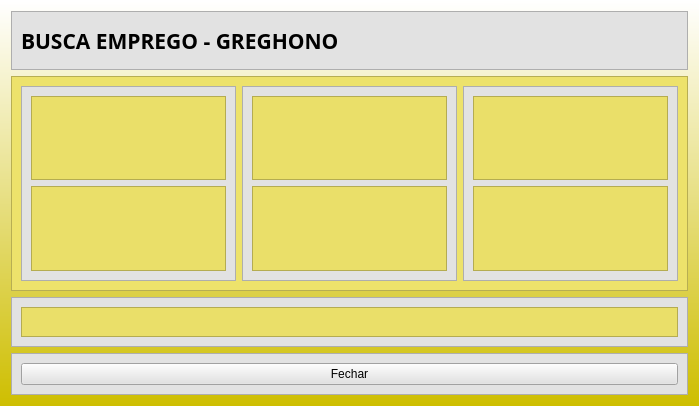
<?xml version="1.0" encoding="UTF-8"?>
<ui version="4.0">
 <class>Form</class>
 <widget class="QWidget" name="Form">
  <property name="geometry">
   <rect>
    <x>0</x>
    <y>0</y>
    <width>699</width>
    <height>406</height>
   </rect>
  </property>
  <property name="minimumSize">
   <size>
    <width>699</width>
    <height>406</height>
   </size>
  </property>
  <property name="maximumSize">
   <size>
    <width>699</width>
    <height>406</height>
   </size>
  </property>
  <property name="windowTitle">
   <string>BUSCA EMPREGO CAMPINAS - GREGÓRIO HONORATO</string>
  </property>
  <property name="windowIcon">
   <iconset resource="../recursos.qrc">
    <normaloff>:/newPrefix/img/hiring.svg</normaloff>:/newPrefix/img/hiring.svg</iconset>
  </property>
  <property name="styleSheet">
   <string notr="true">background-color: qlineargradient(spread:pad, x1:0.551, y1:1, x2:0.546, y2:0, stop:0 rgba(206, 190, 0, 255), stop:1 rgba(255, 255, 255, 255));</string>
  </property>
  <layout class="QVBoxLayout" name="verticalLayout">
   <item>
    <widget class="QFrame" name="frame">
     <property name="styleSheet">
      <string notr="true">background-color: rgb(226, 226, 226);</string>
     </property>
     <property name="frameShape">
      <enum>QFrame::StyledPanel</enum>
     </property>
     <property name="frameShadow">
      <enum>QFrame::Raised</enum>
     </property>
     <layout class="QHBoxLayout" name="horizontalLayout_6">
      <item>
       <widget class="QLabel" name="label_3">
        <property name="font">
         <font>
          <family>Noto Sans CJK SC Bold</family>
          <pointsize>16</pointsize>
          <weight>75</weight>
          <bold>true</bold>
         </font>
        </property>
        <property name="text">
         <string>BUSCA EMPREGO - GREGHONO</string>
        </property>
       </widget>
      </item>
      <item>
       <widget class="QLabel" name="label_4">
        <property name="minimumSize">
         <size>
          <width>24</width>
          <height>39</height>
         </size>
        </property>
        <property name="maximumSize">
         <size>
          <width>62</width>
          <height>16777215</height>
         </size>
        </property>
        <property name="styleSheet">
         <string notr="true">image: url(:/newPrefix/img/hiring.svg);</string>
        </property>
        <property name="text">
         <string/>
        </property>
       </widget>
      </item>
     </layout>
    </widget>
   </item>
   <item>
    <widget class="QFrame" name="frame_2">
     <property name="styleSheet">
      <string notr="true">background-color: rgb(237, 226, 107);</string>
     </property>
     <property name="frameShape">
      <enum>QFrame::StyledPanel</enum>
     </property>
     <property name="frameShadow">
      <enum>QFrame::Raised</enum>
     </property>
     <layout class="QHBoxLayout" name="horizontalLayout">
      <item>
       <widget class="QFrame" name="frame_3">
        <property name="styleSheet">
         <string notr="true">background-color: rgb(226, 226, 226);</string>
        </property>
        <property name="frameShape">
         <enum>QFrame::StyledPanel</enum>
        </property>
        <property name="frameShadow">
         <enum>QFrame::Raised</enum>
        </property>
        <layout class="QVBoxLayout" name="verticalLayout_5">
         <item>
          <widget class="QTextEdit" name="cliente">
           <property name="styleSheet">
            <string notr="true">background-color: rgb(234, 223, 105);</string>
           </property>
           <property name="readOnly">
            <bool>true</bool>
           </property>
          </widget>
         </item>
         <item>
          <widget class="QTextEdit" name="salario">
           <property name="styleSheet">
            <string notr="true">background-color: rgb(234, 223, 105);</string>
           </property>
           <property name="readOnly">
            <bool>true</bool>
           </property>
          </widget>
         </item>
        </layout>
       </widget>
      </item>
      <item>
       <widget class="QFrame" name="frame_4">
        <property name="styleSheet">
         <string notr="true">background-color: rgb(226, 226, 226);</string>
        </property>
        <property name="frameShape">
         <enum>QFrame::StyledPanel</enum>
        </property>
        <property name="frameShadow">
         <enum>QFrame::Raised</enum>
        </property>
        <layout class="QVBoxLayout" name="verticalLayout_3">
         <item>
          <widget class="QTextEdit" name="beneficio">
           <property name="styleSheet">
            <string notr="true">background-color: rgb(234, 223, 105);</string>
           </property>
           <property name="readOnly">
            <bool>true</bool>
           </property>
          </widget>
         </item>
         <item>
          <widget class="QTextEdit" name="responsabilidade">
           <property name="styleSheet">
            <string notr="true">background-color: rgb(234, 223, 105);</string>
           </property>
           <property name="readOnly">
            <bool>true</bool>
           </property>
          </widget>
         </item>
        </layout>
       </widget>
      </item>
      <item>
       <widget class="QFrame" name="frame_5">
        <property name="styleSheet">
         <string notr="true">background-color: rgb(226, 226, 226);</string>
        </property>
        <property name="frameShape">
         <enum>QFrame::StyledPanel</enum>
        </property>
        <property name="frameShadow">
         <enum>QFrame::Raised</enum>
        </property>
        <layout class="QVBoxLayout" name="verticalLayout_4">
         <item>
          <widget class="QTextEdit" name="requisito">
           <property name="styleSheet">
            <string notr="true">background-color: rgb(234, 223, 105);</string>
           </property>
           <property name="readOnly">
            <bool>true</bool>
           </property>
          </widget>
         </item>
         <item>
          <widget class="QTextEdit" name="contato">
           <property name="styleSheet">
            <string notr="true">background-color: rgb(234, 223, 105);</string>
           </property>
           <property name="readOnly">
            <bool>true</bool>
           </property>
           <property name="html">
            <string>&lt;!DOCTYPE HTML PUBLIC &quot;-//W3C//DTD HTML 4.0//EN&quot; &quot;http://www.w3.org/TR/REC-html40/strict.dtd&quot;&gt;
&lt;html&gt;&lt;head&gt;&lt;meta name=&quot;qrichtext&quot; content=&quot;1&quot; /&gt;&lt;style type=&quot;text/css&quot;&gt;
p, li { white-space: pre-wrap; }
&lt;/style&gt;&lt;/head&gt;&lt;body style=&quot; font-family:'Noto Sans'; font-size:9pt; font-weight:400; font-style:normal;&quot;&gt;
&lt;p style=&quot;-qt-paragraph-type:empty; margin-top:0px; margin-bottom:0px; margin-left:0px; margin-right:0px; -qt-block-indent:0; text-indent:0px;&quot;&gt;&lt;br /&gt;&lt;/p&gt;&lt;/body&gt;&lt;/html&gt;</string>
           </property>
          </widget>
         </item>
        </layout>
       </widget>
      </item>
     </layout>
    </widget>
   </item>
   <item>
    <widget class="QFrame" name="frame_7">
     <property name="maximumSize">
      <size>
       <width>16777215</width>
       <height>50</height>
      </size>
     </property>
     <property name="styleSheet">
      <string notr="true">background-color: rgb(226, 226, 226);</string>
     </property>
     <property name="frameShape">
      <enum>QFrame::StyledPanel</enum>
     </property>
     <property name="frameShadow">
      <enum>QFrame::Raised</enum>
     </property>
     <layout class="QVBoxLayout" name="verticalLayout_6">
      <item>
       <widget class="QPlainTextEdit" name="link">
        <property name="maximumSize">
         <size>
          <width>16777215</width>
          <height>31</height>
         </size>
        </property>
        <property name="styleSheet">
         <string notr="true">background-color: rgb(234, 223, 105);</string>
        </property>
        <property name="readOnly">
         <bool>true</bool>
        </property>
       </widget>
      </item>
     </layout>
    </widget>
   </item>
   <item>
    <widget class="QFrame" name="frame_6">
     <property name="styleSheet">
      <string notr="true">background-color: rgb(226, 226, 226);</string>
     </property>
     <property name="frameShape">
      <enum>QFrame::StyledPanel</enum>
     </property>
     <property name="frameShadow">
      <enum>QFrame::Raised</enum>
     </property>
     <layout class="QVBoxLayout" name="verticalLayout_2">
      <item>
       <widget class="QPushButton" name="fechar">
        <property name="text">
         <string>Fechar</string>
        </property>
        <property name="icon">
         <iconset resource="../recursos.qrc">
          <normaloff>:/newPrefix/img/exit.svg</normaloff>:/newPrefix/img/exit.svg</iconset>
        </property>
        <property name="iconSize">
         <size>
          <width>32</width>
          <height>32</height>
         </size>
        </property>
       </widget>
      </item>
     </layout>
    </widget>
   </item>
  </layout>
 </widget>
 <resources>
  <include location="../recursos.qrc"/>
 </resources>
 <connections/>
</ui>
